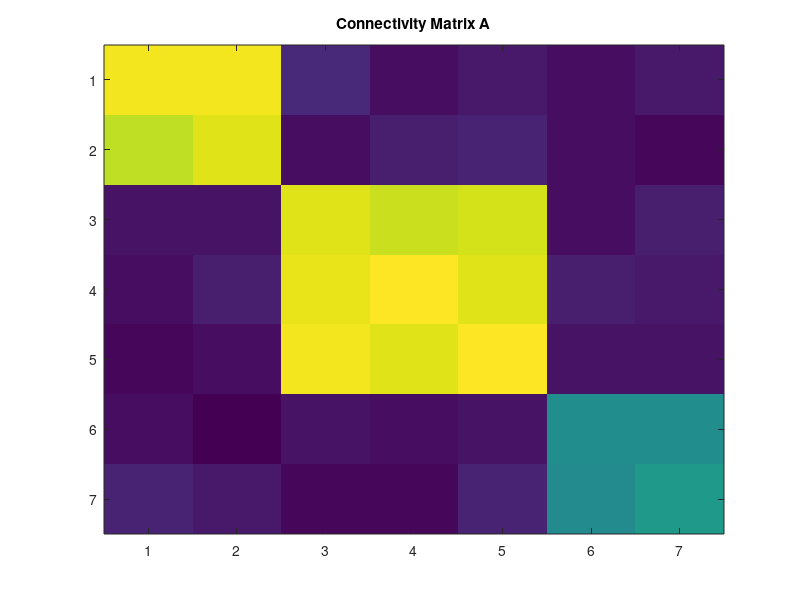

Write MATLAB code to recreate this figure. (Note: this script raises an error after producing the figure.)
%% Find the complex in a multivariate autoregressive model, 
%   X^t = A*X^{t-1} + E,
% where A is a connectivity matrix and E is gaussian noise.

%% options
%           options: options for computing phi, MIP search, and complex
%           search
%           
%           options.type_of_dist:
%              'Gauss': Gaussian distribution
%              'discrete': discrete probability distribution
%           options.type_of_phi:
%              'MI1': Multi (Mutual) information. I(X_1; X_2). (IIT1.0)
%              'MI': Multi (Mutual) information, I(X_1, Y_1; X_2, Y_2)
%              'SI': phi_H, stochastic interaction
%              'star': phi_star, based on mismatched decoding
%              'Geo': phi_G, information geometry version
%           options.type_of_MIPsearch
%              'Exhaustive': exhaustive search
%              'Queyranne': Queyranne algorithm
%              'REMCMC': Replica Exchange Monte Carlo Method 
%           options.type_of_complexsearch
%               'Exhaustive': exhaustive search
%               'Recursive': recursive MIP search
%           options.normalization
%              (Available only when the dist. is 'Gauss' and the complex search is 'Exhaustive')
%              Regarding normalization of phi by Entropy when searching
%              the MIPs. 
%                 0: without normalization (default)
%                 1: with normalization
%              Note that, after finding the MIPs, phi wo/ normalization at
%              the MIPs is used to compare subsets and find the complexes in both options. 

clear all;
addpath(genpath('../PhiToolbox'))


%% generate data
disp('Generating data...')

%%% construct connectivity matrix %%%
N = 7; % the number of elements
A = eye(N)/N; % A: connectivity matrix
A(3:N-2, 3:N-2) = 1/N;
A(1:2, 1:2) = 1/N;
A(6:7, 6:7) = 0.5/N;
A = A + 0.01*randn(N)/sqrt(N);

figure(1)
imagesc(A)
title('Connectivity Matrix A')
drawnow

%%% generate time series X using the AR model %%%
T = 10^6;
X = zeros(N,T);
X(:,1) = randn(N,1);
for t=2: T
    E = randn(N,1);
    X(:,t) = A*X(:,t-1) + E;
end

params_ToGenerateGraph.tau = 1;

options_ToGenerateGraph.type_of_dist = 'Gauss';
options_ToGenerateGraph.type_of_phi = 'MI1';
probs_ToGenerateGraph = data_to_probs(X, params_ToGenerateGraph, options_ToGenerateGraph);

%%% Compute pairwise phi and set it as the weight of the graph %%%
g = zeros(N,N);
for i=1:N
    for j = (i+1):N
        
        probs_pair = ExtractSubsystem(...
            options_ToGenerateGraph.type_of_dist, ...
            probs_ToGenerateGraph, ...
            [i,j]);
        g(i,j) = phi_comp_probs(options_ToGenerateGraph.type_of_dist, ...
            options_ToGenerateGraph.type_of_phi, [1,2],probs_pair, options_ToGenerateGraph);
    end
end
g = g + g';


%% params
params.tau = 1; % time lag

%% options
probs.g = g;
probs.number_of_elements = size(probs.g,1);

options.type_of_dist = 'UndirectedGraph';
options.type_of_MIPsearch = 'StoerWagner';

tic;
[complexes, phis_complexes, main_complexes, phis_main_complexes, Res] = ...
    Complex_Recursive( probs, options );
t = toc;